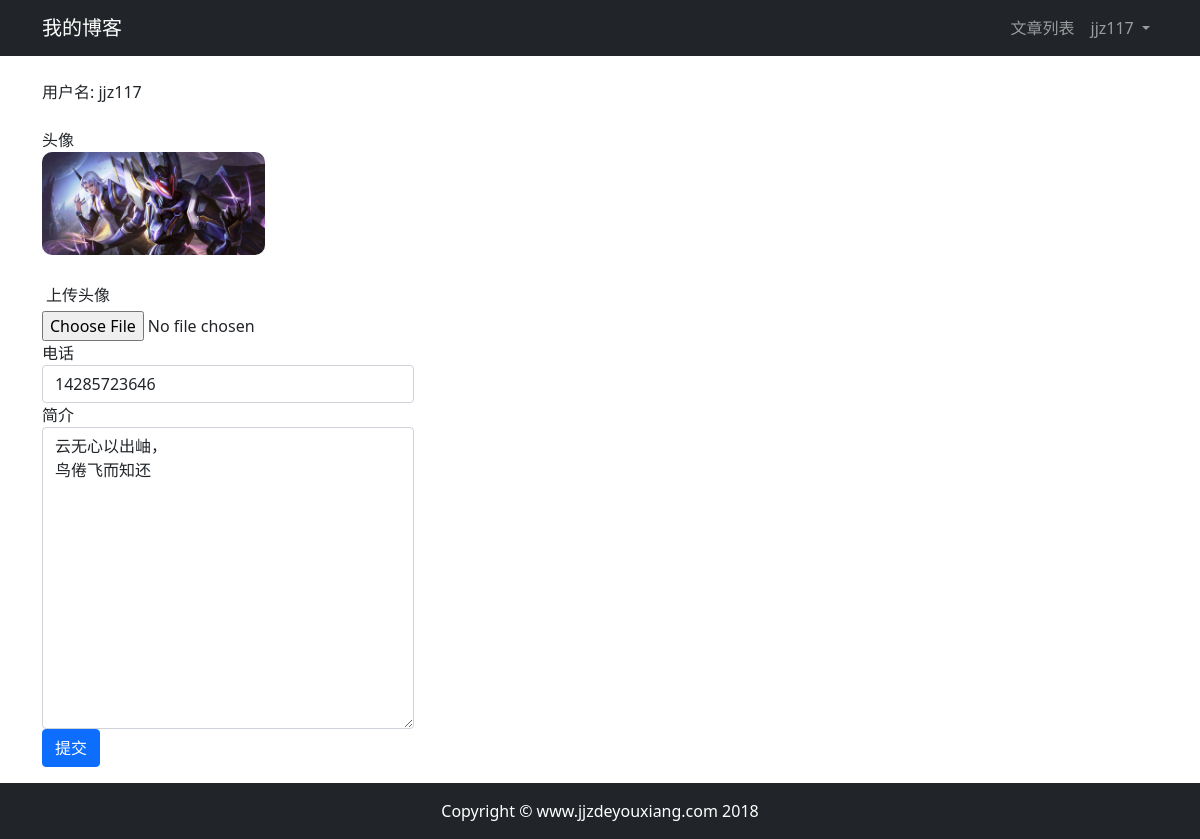
The page /userprofile/edit/2/ (signed in) on the database its author committed.
### userprofile/models.py (models this page shows, shortened)
class Profile(models.Model):
    user = models.OneToOneField(User, on_delete=models.CASCADE, related_name='profile')
    phone = models.CharField(max_length=20, blank=True)
    avatar = models.ImageField(upload_to='avatar/%Y%m%d/', blank=True)
    bio = models.TextField(max_length=500, blank=True)

### userprofile/views.py (the view)
# urls.py: path('edit/<int:id>/', views.profile_edit, name='edit'),
@login_required(login_url='/userprofile/login/')
def profile_edit(request,id):
    user = User.objects.get(id=id)
    profile = Profile.objects.get(user_id=id)
    if request.method == 'POST':
        if request.user != user:
            return HttpResponse("你没有权限修改此用户信息。")
        profile_form = ProfileForm(data=request.POST,files=request.FILES,instance=profile)
        if profile_form.is_valid():
            profile_cd = profile_form.cleaned_data
            profile.phone=profile_cd['phone']
            profile.bio=profile_cd['bio']
            if 'avatar' in request.FILES:
                profile.avatar = profile_cd["avatar"]
            profile.save()
            return redirect('article:article_list')
        else:
            return HttpResponse("注册表单输入有误，请重新输入~")
    elif request.method == 'GET':
        profile_form = ProfileForm()
        print(profile.avatar if profile.avatar else "No picture")
        context = {'profile':profile,'user':user}
        return render(request,'userprofile/edit.html',context)
    else:
        return HttpResponse("请使用GET或者POST请求")

### userprofile/templates/userprofile/edit.html (shortened to what this page needs)
{% extends "base.html" %}
{% block content %}
    <div class="container">
        <div class="row">
            <div class="col-12">
                <br>
                <div class="col-md-4">用户名: {{ user.username }}</div>
                <br>
                <form method="post" action="." enctype="multipart/form-data" >
                    {% if profile.avatar %}
                        <div class="col-md-4">头像</div>
                        <img src="{{ profile.avatar.url }}" style="max-width: 20%;border-radius: 10px;"
                             class="img-responsive">
                    {% else %}
                        <h5 class="col-md-4">暂无头像</h5>
                    {% endif %}
                <br>
                <br>
                    <div class="form-group">
                        <label for="avatar" class="m-1">上传头像</label>
                        <br>
                        <input type="file" class="form-control-file" name="avatar" id="avatar">
                    </div>
                    <div class="form-group col-md-4">
                        <label for="phone">电话</label>
                        <input type="text" class="form-control" id="phone" name="phone" value="{{ profile.phone }}">
                    </div>
                    <div class="form-group col-md-4">
                        <label for="bio">简介</label>
                        <textarea type="text" class="form-control" id="bio" name="bio"
                                  rows="12">{{ profile.bio }}</textarea>
                    </div>
                    <button type="submit" class="btn btn-primary">提交</button>
                </form>
            </div>
        </div>
    </div>
{% endblock content %}

### article/templates/header.html (shortened to what this page needs)
<nav class="navbar navbar-expand-lg navbar-dark bg-dark">
    <div class="container">
        <a class="navbar-brand" href="#">我的博客</a>
        <div>
            <ul class="navbar-nav">
                <li class="nav-item">
                    <a class="nav-link" href="{% url "article:article_list" %}">文章列表</a>
                </li>
                {% if user.is_authenticated %}
                    <li class="nav-item dropdown">
                        <a class="nav-link dropdown-toggle" href="#" id="navbarDarkDropdownMenuLink" role="button"
                           data-bs-toggle="dropdown" aria-expanded="false">
                            {{ user.username }}
                        </a>
                    </li>
                {% else %}
                    <li class="nav-item">
                        <a class="nav-link" href="{% url 'userprofile:login' %}">登录</a>
                    </li>
                {% endif %}
            </ul>
        </div>
    </div>
</nav>

### rows shown on the page
Profile: avatar (picture), phone "14285723646", bio "云无心以出岫， 鸟倦飞而知还"

### other values the page prints
{{ user.username }} "jjz117"
